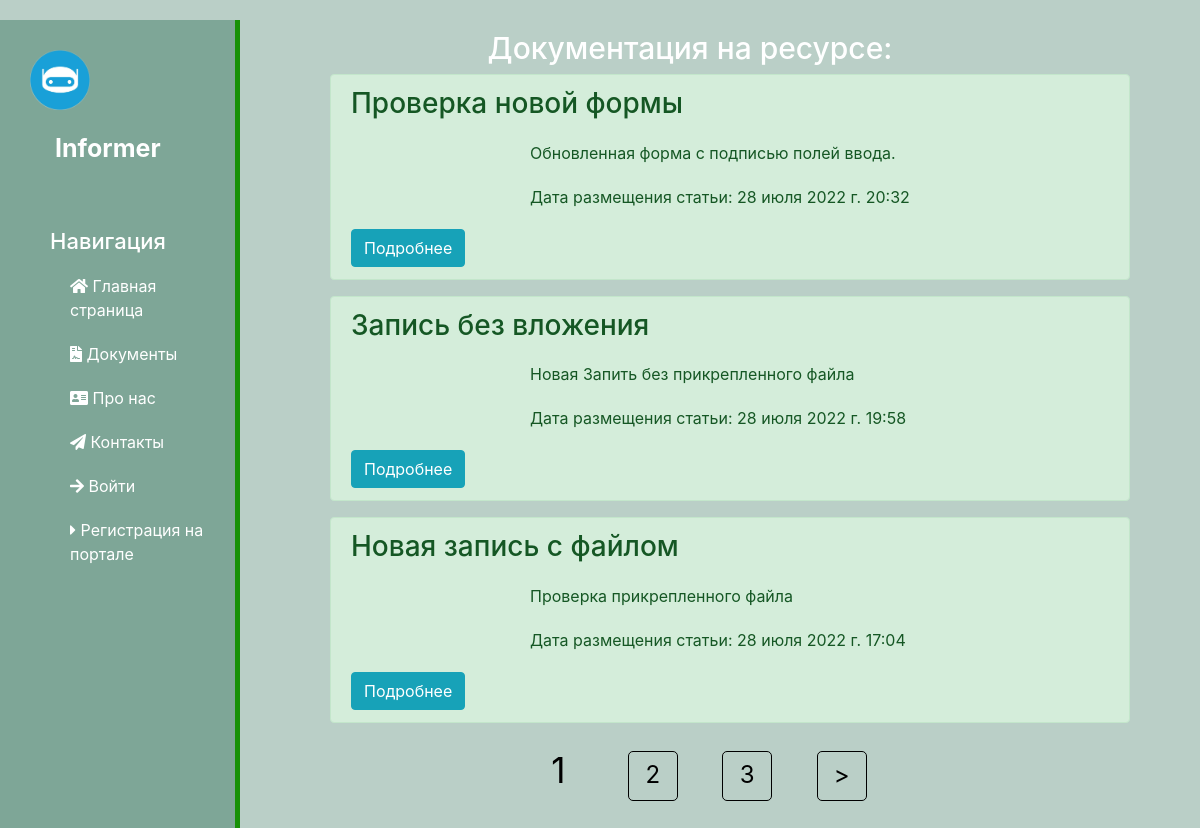
The page /docs/ on the database its author committed.
### docs/models.py (models this page shows, shortened)
class Articles(models.Model):
    title = models.CharField('Название', max_length=50)
    anons = models.CharField('Анонс', max_length=250)
    full_text = models.TextField('Статья')
    date = models.DateTimeField('Дата публикации', default=timezone.now)
    upload_file = models.FileField('Файл на загрузку', blank=True, upload_to="files/%Y/%m/%d/")
    is_published = models.BooleanField('Публикация', default=True)
    class Meta:
        verbose_name = 'Документ'
        verbose_name_plural = 'Документы'
        ordering = ['-date', 'title']

### docs/views.py (the view)
# urls.py: path('', views.DocsList.as_view(), name='docs_home'),
class DocsList(ListView):
    paginate_by = 3
    model = Articles
    template_name = 'docs/docs_home.html'
    context_object_name = 'docs'
    def get_queryset(self):
        return Articles.objects.order_by('-date').filter(is_published=True)

### docs/templates/docs/docs_home.html (shortened to what this page needs)
{% extends 'main/layout.html' %}
{% block content %}
    <div class="features">
        <h1>Документация на ресурсе:</h1>
        {% if docs %}
            {% for el in docs %}
                <div class="alert alert-success">
                    <h3>{{ el.title }}</h3>
                    <p>{{ el.anons }}</p>
                    <p>Дата размещения статьи: {{ el.date}}</p>
                    <a href="{% url 'docs-detail' el.id %}" class="btn btn-info">Подробнее</a>
                </div>
            {% endfor %}
        {% else %}
            <p>Записи отсутствуют!</p>
        {% endif %}
    </div>
{% endblock %}

### main/templates/main/layout.html (shortened to what this page needs)
{% load static %}
<!doctype html>
<html lang="en">
<head>
    <link rel="stylesheet" href="https://cdn.jsdelivr.net/npm/bootstrap@4.6.1/dist/css/bootstrap.min.css">
    <link rel="stylesheet" href="{% static 'main/css/main.css' %}">
    <link rel="stylesheet" href="https://use.fontawesome.com/releases/v5.8.2/css/all.css">
</head>
<body>
    <aside>
        <img src="{% static 'main/img/logo_bot.png' %}" alt="Лого">
        <span class="logo">Informer</span>
        <h3>Навигация</h3>
        <ul>
            <a href="{% url 'home' %}"><li><i class="fas fa-home"></i>   Главная страница</li></a>
            <a href="{% url 'docs_home' %}"><li><i class="fas fa-file-contract"></i>   Документы</li></a>
            <a href="{% url 'about' %}"><li><i class="fas fa-address-card"></i>  Про нас</li></a>
            <a href="{% url 'contacts' %}"><li><i class="fas fa-paper-plane"></i>  Контакты</li></a>
            {% if not user.is_authenticated %}
            <a href="{% url 'login' %}"><li><i class="fas fa-arrow-right"></i>   Войти</li></a>
            <a href="{% url 'register' %}"><li><i class="fas fa-caret-right"></i>   Регистрация на портале</li></a>
            {% else %}
            <a href="{% url 'logout' %}"><li><i class="fas fa-arrow-left"></i>   Выход</li></a>
            <br><p>Здравствуйте, <br>{{ user}}</p>
            {% endif %}
        </ul>
    </aside>
    <main>
        {% block content %}
        {% endblock %}
        <nav class="list-pages">
            <ul>
                {% for p in paginator.page_range %}
                {% if page_obj.number == p %}
                <li class="page-num page-num-selected">{{ p }}</li>
                {% elif p >= page_obj.number|add:-2 and p <= page_obj.number|add:2 %}
                <li class="page-num">
                    <a href="?page={{ p }}">{{ p }}</a>
                </li>
                {% endif %}
                {% endfor %}
                {% if page_obj.has_next %}
                <li class="page-num">
                    <a href="?page={{ page_obj.next_page_number }}">&gt;</a>
                </li>
                {% endif %}
            </ul>
        </nav>
    </main>
</body>
</html>

### main/static/main/css/main.css (style rules this page uses)
body { background: #bacfc7; }
aside { float: left; background: #7ea697; width: 20%; padding: 2.5%; height: 150vh; color: #fff; border-right: 5px solid #179107; }
aside img { width: 60px; float: left; }
aside .logo { font-size: 25px; margin-left: 25px; font-weight: bold; position: relative; top: 20px; }
aside h3 { margin-top: 80px; margin-left: 20px; font-size: 22px; }
aside ul { list-style: none }
aside ul li { color: #fff; display: block; margin-top: 20px; transition: transform .4s ease; }
main .features { float: left; color: #fff; margin-top: 10px; text-align: center; width: 75%; }
main .list-pages { text-align: center; margin: 0 0 20px 0; }
main .list-pages ul { margin: 20px 0 0 0; padding: 0; list-style: none; }
main .list-pages ul li { display: inline-block; margin: 0 40px 0 0; }
main .list-pages a { color: #000; font-size: 24px; text-decoration: none; }
main .list-pages .page-num, .page-num-selected { display: inline-block; width: 50px; height: 50px; padding: 5px 0 0 0; border: 1px solid #000; border-radius: 5px; }
main .list-pages .page-num-selected { border: none; color: #000; font-size: 35px; }
main .features h1 { font-size: 30px; }
main .features p { max-width: 400px; margin: 20px auto }
.alert-success { float: left; margin-left: 10%; clear: both; width: 800px; text-align: left; }

### rows shown on the page
Articles: title "Проверка новой формы", anons "Обновленная форма с подписью полей ввода.", date "28 июля 2022 г. 20:32"
Articles: title "Запись без вложения", anons "Новая Запить без прикрепленного файла", date "28 июля 2022 г. 19:58"
Articles: title "Новая запись с файлом", anons "Проверка прикрепленного файла", date "28 июля 2022 г. 17:04"

### other values the page prints
{{ p }} "1"
{{ p }} "2" "3"
